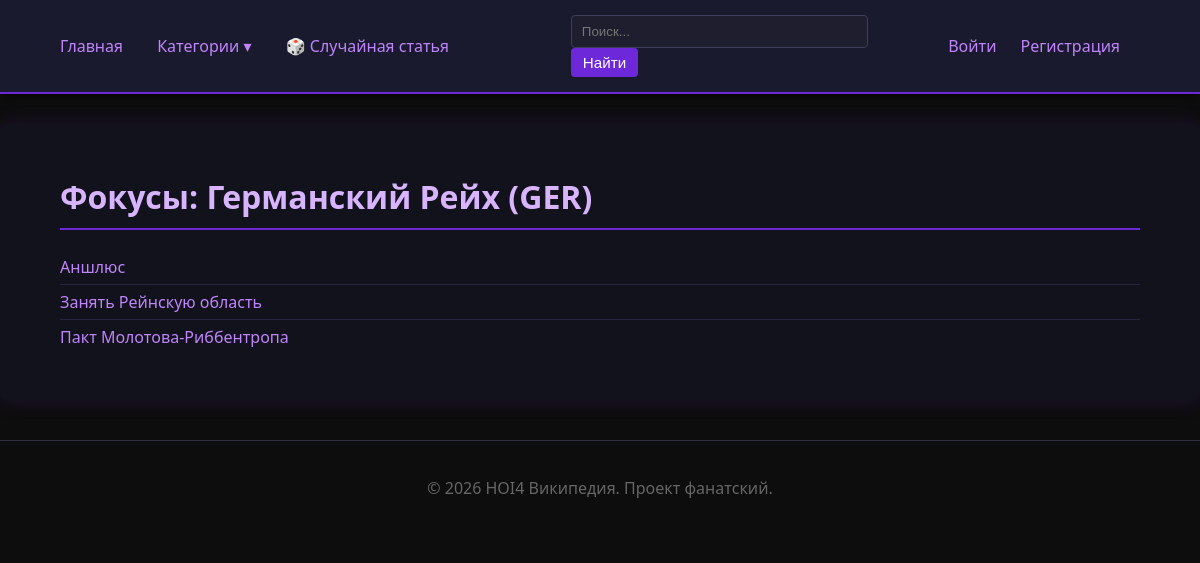
Page /focuses/GER on the committed database.
### app/models.py (models this page shows, shortened)
class Country(SqlAlchemyBase):
    __tablename__ = 'country'
    id = sa.Column(sa.Integer, primary_key=True, autoincrement=True)
    nazvanie = sa.Column(sa.String(100), nullable=False, unique=True)
    teg = sa.Column(sa.String(3), nullable=False, unique=True)
    ideologiya = sa.Column(sa.String(50))
    istoricheskayaSpravka = sa.Column(sa.Text)
    flagFileName = sa.Column(sa.String(100), default='default.png')
    category = orm.relationship('Category', secondary=countryCategorySvyaz, backref='strany')

class NationalFocus(SqlAlchemyBase):
    __tablename__ = 'nationalfocus'
    id = sa.Column(sa.Integer, primary_key=True, autoincrement=True)
    nazvanie = sa.Column(sa.String(120), nullable=False, unique=True)
    opisanie = sa.Column(sa.Text)
    stranaTeg = sa.Column(sa.String(3))
    category = orm.relationship('Category', secondary=focusCategorySvyaz, backref='focuses')

### app/routes.py (the view)
@main.route('/focuses/<string:teg>')
def focusesByCountry(teg):
    sessia = dbSession()
    fokusy = sessia.query(NationalFocus).filter(NationalFocus.stranaTeg == teg.upper()).all()
    country = sessia.query(Country).filter(Country.teg == teg.upper()).first()
    countryName = country.nazvanie if country else f'Страна {teg}'
    return render_template('countryFocuses.html', title=f'Фокусы {countryName}', fokusy=fokusy, teg=teg.upper(), countryName=countryName)

### app/__init__.py (called while the page is built)
def create_app(configClass=Config):
    app = Flask(__name__)
    app.config.from_object(configClass)
    loginManager.init_app(app)
    from app.models import Yuzer, dbSession, Category
    @app.teardown_appcontext
    def shutdownSession(exception=None):
        dbSession.remove()
    @loginManager.user_loader
    def loadYuzer(yuzerId):
        sessia = dbSession()
        return sessia.get(Yuzer, int(yuzerId))
    @app.context_processor
    def utilityProcessor():
        def getKategoriiSoStatyami():
            sessia = dbSession()
            return sessia.query(Category).filter(Category.statya.any()).all()
        return dict(getKategoriiSoStatyami=getKategoriiSoStatyami)
    from app.routes import main
    app.register_blueprint(main)
    return app

### app/templates/countryFocuses.html (shortened to what this page needs)
{% extends "base.html" %}
{% block content %}
<h1>Фокусы: {{ countryName }} ({{ teg }})</h1>
{% if fokusy %}
    <ul>
    {% for f in fokusy %}
        <li>
            <a href="{{ url_for('main.focusDetail', id=f.id) }}">{{ f.nazvanie }}</a>
        </li>
    {% endfor %}
    </ul>
{% else %}
    <p>У этой страны пока нет фокусов.</p>
{% endif %}
{% endblock %}

### app/static/style.css (style rules this page uses)
body { font-family: 'Segoe UI', Tahoma, Geneva, Verdana, sans-serif; margin: 0; padding: 0; background: #0d0d0d; color: #e0e0e0; }
a { color: #c084fc; text-decoration: none; transition: color 0.2s, text-shadow 0.2s; }
h1, h2, h3 { color: #d8b4fe; font-weight: 600; }
h1 { border-bottom: 2px solid #6d28d9; padding-bottom: 10px; margin-bottom: 20px; }
ul { list-style: none; padding-left: 0; }
li { padding: 6px 0; border-bottom: 1px solid #252540; }
li:last-child { border-bottom: none; }

### rows in the picture
Country: nazvanie "Германский Рейх"
NationalFocus: nazvanie "Аншлюс"
NationalFocus: nazvanie "Занять Рейнскую область"
NationalFocus: nazvanie "Пакт Молотова-Риббентропа"

### other values in the picture
{{ teg }} "GER"
